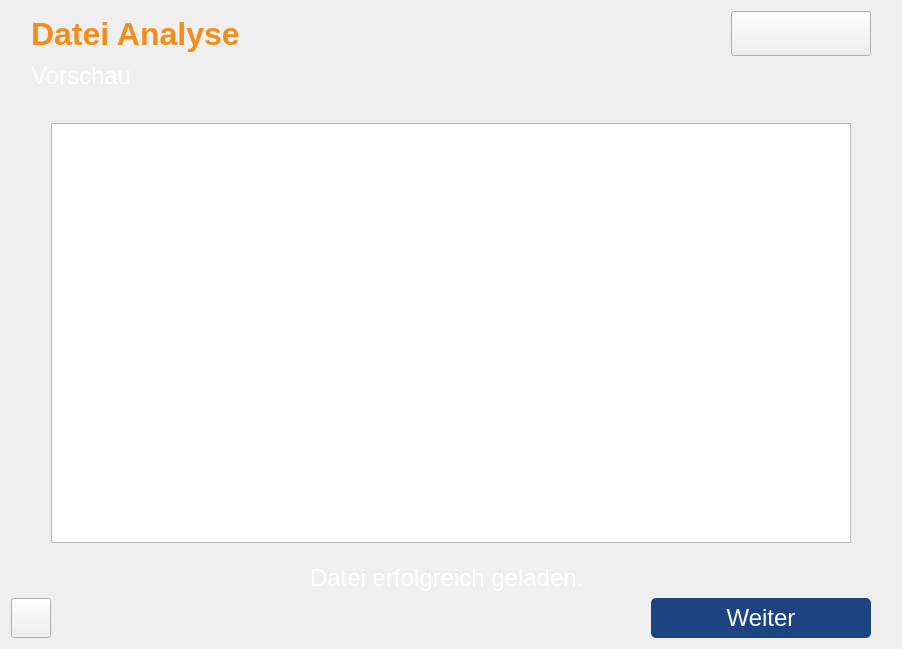
      <widget class="QWidget" name="PreviewScreen">
       <layout class="QVBoxLayout" name="verticalLayout_4">
        <item>
         <layout class="QHBoxLayout" name="lyth_headline_previewScreen">
          <property name="spacing">
           <number>6</number>
          </property>
          <property name="leftMargin">
           <number>20</number>
          </property>
          <property name="topMargin">
           <number>0</number>
          </property>
          <property name="rightMargin">
           <number>20</number>
          </property>
          <property name="bottomMargin">
           <number>0</number>
          </property>
          <item>
           <widget class="QLabel" name="lbl_headline_preview">
            <property name="font">
             <font>
              <pointsize>24</pointsize>
              <weight>75</weight>
              <bold>true</bold>
             </font>
            </property>
            <property name="styleSheet">
             <string notr="true">color: rgb(242, 141, 27);</string>
            </property>
            <property name="text">
             <string notr="true">Datei Analyse</string>
            </property>
           </widget>
          </item>
          <item>
           <spacer name="horizontalSpacer_16">
            <property name="orientation">
             <enum>Qt::Horizontal</enum>
            </property>
            <property name="sizeHint" stdset="0">
             <size>
              <width>10</width>
              <height>10</height>
             </size>
            </property>
           </spacer>
          </item>
          <item>
           <widget class="QPushButton" name="btn_info_previewScreen">
            <property name="sizePolicy">
             <sizepolicy hsizetype="Fixed" vsizetype="Fixed">
              <horstretch>0</horstretch>
              <verstretch>0</verstretch>
             </sizepolicy>
            </property>
            <property name="minimumSize">
             <size>
              <width>140</width>
              <height>45</height>
             </size>
            </property>
            <property name="maximumSize">
             <size>
              <width>140</width>
              <height>45</height>
             </size>
            </property>
            <property name="baseSize">
             <size>
              <width>0</width>
              <height>0</height>
             </size>
            </property>
            <property name="statusTip">
             <string notr="true"/>
            </property>
            <property name="whatsThis">
             <string notr="true"/>
            </property>
            <property name="accessibleName">
             <string notr="true"/>
            </property>
            <property name="accessibleDescription">
             <string notr="true"/>
            </property>
            <property name="styleSheet">
             <string notr="true">QPushButton:hover{
	border-radius:5px;
	border: 2px solid rgb(255, 255, 255)

}</string>
            </property>
            <property name="text">
             <string notr="true"/>
            </property>
            <property name="icon">
             <iconset resource="image_ressources.qrc">
              <normaloff>:/icons/info_logo</normaloff>:/icons/info_logo</iconset>
            </property>
            <property name="iconSize">
             <size>
              <width>130</width>
              <height>30</height>
             </size>
            </property>
           </widget>
          </item>
         </layout>
        </item>
        <item>
         <layout class="QVBoxLayout" name="lytv_bigCenter_previewScreen">
          <property name="sizeConstraint">
           <enum>QLayout::SetDefaultConstraint</enum>
          </property>
          <property name="leftMargin">
           <number>0</number>
          </property>
          <property name="rightMargin">
           <number>0</number>
          </property>
          <item>
           <layout class="QHBoxLayout" name="lyth_smallText_previewScreen">
            <property name="leftMargin">
             <number>20</number>
            </property>
            <property name="topMargin">
             <number>0</number>
            </property>
            <item alignment="Qt::AlignTop">
             <widget class="QLabel" name="label_preview">
              <property name="sizePolicy">
               <sizepolicy hsizetype="Fixed" vsizetype="Fixed">
                <horstretch>0</horstretch>
                <verstretch>0</verstretch>
               </sizepolicy>
              </property>
              <property name="font">
               <font>
                <pointsize>18</pointsize>
                <weight>50</weight>
                <bold>false</bold>
               </font>
              </property>
              <property name="statusTip">
               <string notr="true"/>
              </property>
              <property name="whatsThis">
               <string notr="true"/>
              </property>
              <property name="accessibleName">
               <string notr="true"/>
              </property>
              <property name="accessibleDescription">
               <string notr="true"/>
              </property>
              <property name="styleSheet">
               <string notr="true">color: rgb(255, 255, 255);</string>
              </property>
              <property name="text">
               <string notr="true">Vorschau</string>
              </property>
             </widget>
            </item>
            <item>
             <spacer name="horizontalSpacer_18">
              <property name="orientation">
               <enum>Qt::Horizontal</enum>
              </property>
              <property name="sizeHint" stdset="0">
               <size>
                <width>40</width>
                <height>20</height>
               </size>
              </property>
             </spacer>
            </item>
            <item>
             <spacer name="verticalSpacer_13">
              <property name="orientation">
               <enum>Qt::Vertical</enum>
              </property>
              <property name="sizeHint" stdset="0">
               <size>
                <width>20</width>
                <height>40</height>
               </size>
              </property>
             </spacer>
            </item>
           </layout>
          </item>
          <item>
           <layout class="QHBoxLayout" name="lyth_centerBig">
            <item>
             <spacer name="horizontalSpacer_6">
              <property name="orientation">
               <enum>Qt::Horizontal</enum>
              </property>
              <property name="sizeHint" stdset="0">
               <size>
                <width>40</width>
                <height>20</height>
               </size>
              </property>
             </spacer>
            </item>
            <item>
             <widget class="QGraphicsView" name="graphicsPreview">
              <property name="minimumSize">
               <size>
                <width>800</width>
                <height>420</height>
               </size>
              </property>
              <property name="maximumSize">
               <size>
                <width>800</width>
                <height>420</height>
               </size>
              </property>
             </widget>
            </item>
            <item>
             <spacer name="horizontalSpacer_5">
              <property name="orientation">
               <enum>Qt::Horizontal</enum>
              </property>
              <property name="sizeHint" stdset="0">
               <size>
                <width>40</width>
                <height>20</height>
               </size>
              </property>
             </spacer>
            </item>
            <item>
             <spacer name="verticalSpacer_14">
              <property name="orientation">
               <enum>Qt::Vertical</enum>
              </property>
              <property name="sizeHint" stdset="0">
               <size>
                <width>0</width>
                <height>450</height>
               </size>
              </property>
             </spacer>
            </item>
           </layout>
          </item>
          <item>
           <layout class="QHBoxLayout" name="lyth_blwCenter"/>
          </item>
          <item>
           <spacer name="verticalSpacer_smallText_5">
            <property name="orientation">
             <enum>Qt::Vertical</enum>
            </property>
            <property name="sizeType">
             <enum>QSizePolicy::Expanding</enum>
            </property>
            <property name="sizeHint" stdset="0">
             <size>
              <width>20</width>
              <height>0</height>
             </size>
            </property>
           </spacer>
          </item>
          <item alignment="Qt::AlignHCenter">
           <widget class="QLabel" name="label_loadSuccess">
            <property name="font">
             <font>
              <pointsize>18</pointsize>
              <weight>50</weight>
              <bold>false</bold>
             </font>
            </property>
            <property name="statusTip">
             <string notr="true"/>
            </property>
            <property name="whatsThis">
             <string notr="true"/>
            </property>
            <property name="accessibleName">
             <string notr="true"/>
            </property>
            <property name="accessibleDescription">
             <string notr="true"/>
            </property>
            <property name="styleSheet">
             <string notr="true">color: rgb(255, 255, 255);</string>
            </property>
            <property name="text">
             <string notr="true">Datei erfolgreich geladen. </string>
            </property>
           </widget>
          </item>
         </layout>
        </item>
        <item>
         <layout class="QHBoxLayout" name="lyth_bottom_previewScreen">
          <property name="rightMargin">
           <number>20</number>
          </property>
          <item>
           <widget class="QPushButton" name="btn_back_previewScreen">
            <property name="sizePolicy">
             <sizepolicy hsizetype="Fixed" vsizetype="Fixed">
              <horstretch>0</horstretch>
              <verstretch>0</verstretch>
             </sizepolicy>
            </property>
            <property name="minimumSize">
             <size>
              <width>0</width>
              <height>0</height>
             </size>
            </property>
            <property name="maximumSize">
             <size>
              <width>40</width>
              <height>40</height>
             </size>
            </property>
            <property name="font">
             <font>
              <family>Segoe UI</family>
              <weight>50</weight>
              <bold>false</bold>
              <kerning>true</kerning>
             </font>
            </property>
            <property name="statusTip">
             <string notr="true"/>
            </property>
            <property name="whatsThis">
             <string notr="true"/>
            </property>
            <property name="accessibleName">
             <string notr="true"/>
            </property>
            <property name="accessibleDescription">
             <string notr="true"/>
            </property>
            <property name="styleSheet">
             <string notr="true">QPushButton:hover{
	border-radius:5px;
	border: 2px solid rgb(255, 255, 255)

}</string>
            </property>
            <property name="text">
             <string/>
            </property>
            <property name="icon">
             <iconset resource="image_ressources.qrc">
              <normaloff>:/icons/back_icon</normaloff>:/icons/back_icon</iconset>
            </property>
            <property name="iconSize">
             <size>
              <width>20</width>
              <height>20</height>
             </size>
            </property>
            <property name="checkable">
             <bool>true</bool>
            </property>
           </widget>
          </item>
          <item>
           <spacer name="horizontalSpacer_17">
            <property name="orientation">
             <enum>Qt::Horizontal</enum>
            </property>
            <property name="sizeHint" stdset="0">
             <size>
              <width>40</width>
              <height>20</height>
             </size>
            </property>
           </spacer>
          </item>
          <item>
           <spacer name="verticalSpacer_bottom_5">
            <property name="orientation">
             <enum>Qt::Vertical</enum>
            </property>
            <property name="sizeType">
             <enum>QSizePolicy::Fixed</enum>
            </property>
            <property name="sizeHint" stdset="0">
             <size>
              <width>20</width>
              <height>40</height>
             </size>
            </property>
           </spacer>
          </item>
          <item>
           <widget class="QPushButton" name="btn_next_preview">
            <property name="sizePolicy">
             <sizepolicy hsizetype="Fixed" vsizetype="Fixed">
              <horstretch>0</horstretch>
              <verstretch>0</verstretch>
             </sizepolicy>
            </property>
            <property name="minimumSize">
             <size>
              <width>220</width>
              <height>40</height>
             </size>
            </property>
            <property name="maximumSize">
             <size>
              <width>220</width>
              <height>40</height>
             </size>
            </property>
            <property name="font">
             <font>
              <family>MS Shell Dlg 2</family>
              <pointsize>18</pointsize>
              <weight>9</weight>
              <italic>false</italic>
              <bold>false</bold>
             </font>
            </property>
            <property name="statusTip">
             <string notr="true"/>
            </property>
            <property name="whatsThis">
             <string notr="true"/>
            </property>
            <property name="accessibleName">
             <string notr="true"/>
            </property>
            <property name="accessibleDescription">
             <string notr="true"/>
            </property>
            <property name="styleSheet">
             <string notr="true">QPushButton{
	font: 75 18pt &quot;MS Shell Dlg 2&quot; ;
	background-color: #1C4481;
	border-radius: 5px;
	color:white
}

QPushButton:hover{
	border: 2px solid rgb(255, 255, 255)
}</string>
            </property>
            <property name="text">
             <string notr="true">Weiter</string>
            </property>
            <property name="checkable">
             <bool>false</bool>
            </property>
            <property name="flat">
             <bool>false</bool>
            </property>
           </widget>
          </item>
         </layout>
        </item>
       </layout>
      </widget>
